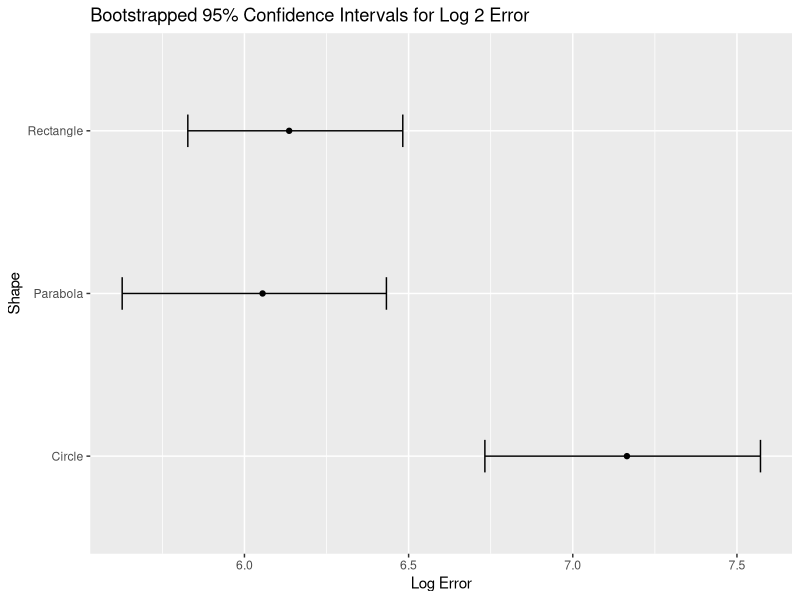
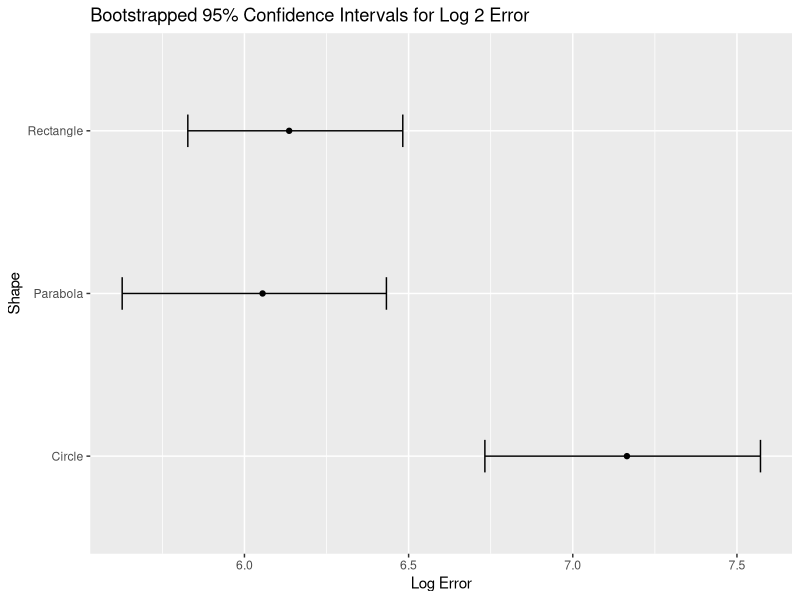

Reproduce these figures in R, in order.
## ---- chunk 1
library(ggplot2)
library(dplyr)
library(boot)
## ---- chunk 2
rectangle_data <- read.csv("results_py/log_error_datasets/rect_acc.csv")
circle_data <- read.csv("results_py/log_error_datasets/circle_acc.csv")
parabola_data <- read.csv("results_py/log_error_datasets/parab_acc.csv")
## ---- chunk 3
circle_data$shape <- "Circle"
rectangle_data$shape <- "Rectangle"
parabola_data$shape <- "Parabola"

## ---- chunk 4
#average log2error - for ranking
mean(circle_data$log_error)
mean(rectangle_data$log_error)
mean(parabola_data$log_error)

## ---- chunk 5
# combine datasets
combined_data <- bind_rows(parabola_data, rectangle_data, circle_data)
## ---- chunk 6
bootstrap_ci <- function(data, n_bootstrap = 1000, conf_level = 0.95) {
  # Define the statistic function to calculate the mean
  statistic <- function(data, indices) {
    return(mean(data[indices]))
  }

  # bootstrap results
  boot_results <- boot(data, statistic, R = n_bootstrap)

  # confidence intervals
  ci <- boot.ci(boot_results, type = "bca", conf = conf_level)
  return(c(ci$bca[4], ci$bca[5])) #lower and upper bounds
}

## ---- chunk 7
# actual results to plot
ci_results <- combined_data %>%
  group_by(shape) %>%
  summarize(
    ci_lower = bootstrap_ci(log_error)[1],
    ci_upper = bootstrap_ci(log_error)[2],
    mean_error = mean(log_error)
  )

## ---- chunk 8

ggplot(ci_results, aes(x = mean_error, y = shape)) +
  geom_point() + # mean point
  geom_errorbarh(aes(xmin = ci_lower, xmax = ci_upper),
                 height = 0.2) +  # error bars
  labs(x = "Log Error", y = "Shape", # labels
       title = "Bootstrapped 95% Confidence Intervals for Log 2 Error")

# save plot
ggsave("img/log_error_plot.png",
       plot = last_plot(),
       width = 6,
       height = 4,
       dpi = 300)
